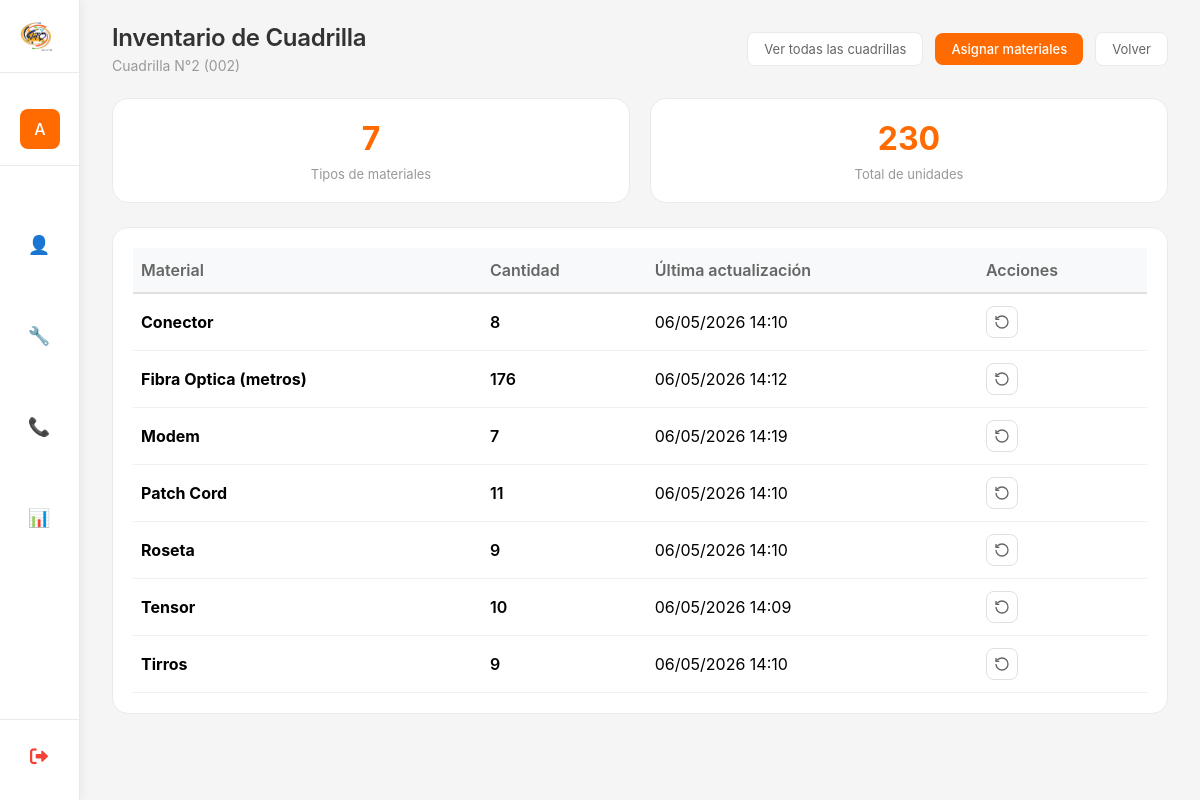
Screenshot of /inventario/cuadrilla/4/ (signed in) with the database file from the repository.
### myapp/models.py (models this page shows, shortened)
class Cuadrilla(models.Model):
    class EstadoCuadrilla(models.TextChoices):
        DISPONIBLE = 'DISPONIBLE', 'Disponible'
        OCUPADO = 'OCUPADO', 'Ocupado'
        EN_DESCANSO = 'DESCANSO', 'En Descanso'
        INACTIVO = 'INACTIVO', 'Inactivo'
    nombre = models.CharField(
        max_length=100,
        unique=True,
        verbose_name="Nombre de la Cuadrilla"
    )
    codigo = models.CharField(
        max_length=20,
        unique=True,
        verbose_name="Código de Cuadrilla",
        help_text="Ej: C001, INST-001"
    )
    instaladores = models.ManyToManyField(
        'PerfilUsuario',
        related_name='cuadrillas',
        verbose_name="Instaladores",
        blank=True
    )
    estado = models.CharField(
        max_length=20,
        choices=EstadoCuadrilla.choices,
        default=EstadoCuadrilla.DISPONIBLE,
        verbose_name="Estado de la Cuadrilla",
        db_index=True
    )
    fecha_creacion = models.DateTimeField(
        auto_now_add=True,
        verbose_name="Fecha de creación"
    )
    fecha_actualizacion = models.DateTimeField(
        auto_now=True,
        verbose_name="Última actualización"
    )
    creado_por = models.ForeignKey(
        User,
        on_delete=models.SET_NULL,
        null=True,
        blank=True,
        related_name='cuadrillas_creadas',
        verbose_name="Creado por"
    )
    activo = models.BooleanField(
        default=True,
        verbose_name="Activo"
    )
    class Meta:
        verbose_name = "Cuadrilla"
        verbose_name_plural = "Cuadrillas"
        ordering = ['nombre']
        indexes = [
            models.Index(fields=['estado']),
            models.Index(fields=['activo']),
            models.Index(fields=['codigo']),
        ]

class InventarioCuadrilla(models.Model):
    cuadrilla = models.ForeignKey(
        Cuadrilla,
        on_delete=models.CASCADE,
        related_name='inventario',
        verbose_name="Cuadrilla"
    )
    material = models.ForeignKey(
        Material,
        on_delete=models.PROTECT,
        related_name='inventario_cuadrillas',
        verbose_name="Material"
    )
    cantidad = models.PositiveIntegerField(default=0, verbose_name="Cantidad en cuadrilla")
    ultima_actualizacion = models.DateTimeField(auto_now=True)
    class Meta:
        verbose_name = "Inventario de Cuadrilla"
        verbose_name_plural = "Inventarios de Cuadrillas"
        unique_together = ['cuadrilla', 'material']

class Material(models.Model):
    nombre = models.CharField(max_length=50, unique=True, verbose_name="Nombre del material")
    activo = models.BooleanField(default=True, verbose_name="Activo")
    fecha_creacion = models.DateTimeField(auto_now_add=True)
    class Meta:
        verbose_name = "Material"
        verbose_name_plural = "Materiales"
        ordering = ['nombre']

### myapp/views_inventario.py (the view)
# urls.py: path('inventario/cuadrilla/<int:cuadrilla_id>/', inventario_cuadrilla_detalle, name='inventario_cuadrilla_detalle'),
@login_required
@staff_member_required
def inventario_cuadrilla_detalle(request, cuadrilla_id):
    es_admin = request.user.is_superuser or request.user.groups.filter(name='Administrador').exists()
    if not es_admin:
        messages.error(request, 'No tienes permisos para acceder a esta página.')
        return redirect('dashboard')
    cuadrilla = get_object_or_404(Cuadrilla, id=cuadrilla_id, activo=True)
    inventario_cuadrilla = InventarioCuadrilla.objects.filter(
        cuadrilla=cuadrilla
    ).select_related('material').order_by('material__nombre')
    total_materiales = inventario_cuadrilla.count()
    total_unidades = sum(item.cantidad for item in inventario_cuadrilla)
    context = {
        'cuadrilla': cuadrilla,
        'inventario': inventario_cuadrilla,
        'total_materiales': total_materiales,
        'total_unidades': total_unidades,
    }
    return render(request, 'Inventario/inventario_cuadrilla_detalle.html', context)

### myapp/context_processors.py (called while the page is built)
def zona_horaria_venezuela(request):
    timezone.activate(pytz.timezone('America/Caracas'))
    return {}

### myapp/templates/Inventario/inventario_cuadrilla_detalle.html (shortened to what this page needs)
{% extends 'Inicio_De_Sesion/base.html' %}
{% load static %}
{% block page_title %}Inventario de Cuadrilla{% endblock %}
{% block page_subtitle %}{{ cuadrilla.nombre }} ({{ cuadrilla.codigo }}){% endblock %}
{% block header_actions %}
<a href="{% url 'inventario_todas_cuadrillas' %}" class="btn-secondary">
    Ver todas las cuadrillas
</a>
<a href="{% url 'inventario_asignar_cuadrilla' %}" class="btn-primary">
    Asignar materiales
</a>
<a href="{% url 'inventario_global_lista' %}" class="btn-secondary">
    Volver
</a>
{% endblock %}
{% block content %}
<div class="stats-inventario">
    <div class="stat-card">
        <span class="stat-number">{{ total_materiales }}</span>
        <span class="stat-label">Tipos de materiales</span>
    </div>
    <div class="stat-card">
        <span class="stat-number">{{ total_unidades }}</span>
        <span class="stat-label">Total de unidades</span>
    </div>
</div>
<div class="table-container">
    <table class="table">
        <thead>
            <tr>
                <th>Material</th>
                <th>Cantidad</th>
                <th>Última actualización</th>
                <th>Acciones</th>
            </thead>
        <tbody>
            {% for item in inventario %}
            <tr>
                <td><strong>{{ item.material.nombre }}</strong></td>
                <td><span class="cantidad">{{ item.cantidad }}</span></td>
                <td>{{ item.ultima_actualizacion|date:"d/m/Y H:i" }}</td>
                <td>
                    <a href="{% url 'inventario_devolver_cuadrilla' item.id %}" class="btn-icon" title="Devolver material">
                        <svg width="16" height="16" viewBox="0 0 24 24" fill="none" stroke="currentColor" stroke-width="2">
                            <path d="M3 12a9 9 0 1 0 9-9 9.75 9.75 0 0 0-6.74 2.74L3 8"/>
                            <path d="M3 3v5h5"/>
                        </svg>
                    </a>
                </td>
            </tr>
            {% endfor %}
        </tbody>
    </table>
</div>
{% endblock %}

### myapp/templates/Inicio_De_Sesion/base.html (shortened to what this page needs)
{% load static %}
<!DOCTYPE html>
<html lang="es">
<head>
    <link rel="stylesheet" href="https://cdnjs.cloudflare.com/ajax/libs/font-awesome/6.0.0/css/all.min.css">
</head>
<body>
    <div class="dashboard">
        <div class="sidebar" id="sidebar">
            <div class="logo-area" onclick="window.location.href='{% url 'dashboard' %}'">
                <img src="{% static 'cd.png' %}" alt="VTC" class="logo">
            </div>
            <div class="user-info">
                <div class="user-avatar">
                    {{ user.username|first|upper }}
                </div>
            </div>
            <div class="menu">
                {% if user.groups.all.0.name != 'Call Center' %}
                <div class="menu-item" onclick="toggleSubmenu(this, 'vendedorSubmenu')">
                    <span class="menu-icon">👤</span>
                </div>
                {% endif %}
                {% if user.groups.all.0.name == 'Instalador' or user.groups.all.0.name == 'Administrador' or user.is_superuser %}
                <div class="menu-item" onclick="toggleSubmenu(this, 'instaladorSubmenu')">
                    <span class="menu-icon">🔧</span>
                </div>
                {% endif %}
                {% if user.is_superuser or user.groups.all.0.name == 'Administrador' or user.groups.all.0.name == 'Call Center' %}
                <div class="menu-item" onclick="toggleSubmenu(this, 'callcenterSubmenu')">
                    <span class="menu-icon">📞</span>
                </div>
                {% endif %}
                {% if user.is_superuser or user.groups.all.0.name == 'Administrador' or user.groups.all.0.name == 'Supervisor' %}
                <div class="menu-item" onclick="window.location.href='{% url 'panel_administrativo' %}'">
                    <span class="menu-icon">📊</span>
                </div>
                {% endif %}
            </div>
            <div class="sidebar-footer">
                <a href="{% url 'logout' %}" class="logout-sidebar" onclick="return confirm('¿Estás seguro que deseas cerrar sesión?')">
                    <i class="fas fa-sign-out-alt"></i>
                </a>
            </div>
        </div>
        <div class="main-content" id="mainContent">
            <div class="content-header">
                <div class="page-title">
                    <h1>{% block page_title %}Dashboard{% endblock %}</h1>
                    <p>{% block page_subtitle %}{{ current_date|default:"11 mar 2026" }} · Bienvenido de vuelta{% endblock %}</p>
                </div>
                <div class="header-actions">
                    {% block header_actions %}{% endblock %}
                </div>
            </div>
            {% block content %}{% endblock %}
        </div>
    </div>
</body>
</html>

### myapp/templates/Inicio_De_Sesion/base.html (style rules this page uses)
* { margin: 0; padding: 0; box-sizing: border-box; font-family: 'Inter', -apple-system, BlinkMacSystemFont, sans-serif; }
:root { --orange: #ff6b00; --orange-light: #fff2e6; --gray-bg: #f5f5f5; --gray-border: #eaeaea; --gray-text: #999; --dark-text: #333; --sidebar-width: 80px; --sidebar-expanded: 250px; --transition: all 0.3s cubic-bezier(0.4, 0, 0.2, 1); }
html, body { margin: 0; padding: 0; height: 100%; width: 100%; background: var(--gray-bg); overflow: hidden; position: relative; }
.dashboard { display: flex; min-height: 100vh; position: relative; height: 100%; }
.sidebar { background-color: #ffffff; color: #1f2937; width: var(--sidebar-width); position: fixed; top: 0; left: 0; height: 100%; overflow-y: auto; overflow-x: hidden; transition: var(--transition); z-index: 1000; display: flex; flex-direction: column; box-shadow: 2px 0 10px rgba(0, 0, 0, 0.05); border-right: 1px solid var(--gray-border); }
.logo-area { padding: 20px; display: flex; align-items: center; gap: 12px; width: 100%; border-bottom: 1px solid var(--gray-border); margin-bottom: 20px; cursor: pointer; transition: var(--transition); }
.logo { width: 32px; height: 32px; object-fit: contain; transition: var(--transition); flex-shrink: 0; }
.user-info { padding: 16px 20px; display: flex; align-items: center; gap: 12px; width: 100%; border-bottom: 1px solid var(--gray-border); margin-bottom: 1rem; }
.user-avatar { min-width: 40px; width: 40px; height: 40px; background: var(--orange); border-radius: 8px; display: flex; align-items: center; justify-content: center; color: white; font-weight: 500; font-size: 16px; flex-shrink: 0; transition: var(--transition); }
.menu { flex: 1; display: flex; flex-direction: column; gap: 4px; padding: 0 12px; }
.menu-item { padding: 10px 12px; display: flex; align-items: center; gap: 12px; width: 100%; cursor: pointer; transition: var(--transition); color: #666; font-size: 14px; position: relative; border-radius: 8px; }
.menu-icon { font-size: 18px; min-width: 30px; text-align: center; color: #999; flex-shrink: 0; transition: var(--transition); }
.sidebar-footer { margin-top: auto; padding: 16px 12px 24px 12px; border-top: 1px solid var(--gray-border); }
.logout-sidebar { display: flex; align-items: center; gap: 12px; padding: 10px 12px; width: 100%; color: #f44336; text-decoration: none; transition: var(--transition); border-radius: 8px; font-weight: 500; }
.logout-sidebar i { font-size: 18px; min-width: 30px; text-align: center; color: #f44336; }
.main-content { margin-left: var(--sidebar-width); transition: margin-left 0.3s cubic-bezier(0.4, 0, 0.2, 1); background: var(--gray-bg); height: 100%; width: calc(100% - var(--sidebar-width)); overflow-y: auto; overflow-x: hidden; padding: 24px 32px; position: relative; }
.content-header { display: flex; justify-content: space-between; align-items: center; margin-bottom: 24px; flex-wrap: wrap; gap: 16px; }
.page-title h1 { font-size: 24px; font-weight: 600; color: var(--dark-text); letter-spacing: -0.3px; line-height: 1.2; }
.page-title p { color: var(--gray-text); font-size: 14px; margin-top: 4px; }
.header-actions { display: flex; gap: 12px; align-items: center; flex-wrap: wrap; }

### rows the page displays
Cuadrilla: nombre "Cuadrilla N°2", codigo "002"
InventarioCuadrilla: material.nombre "Conector", cantidad "8", ultima_actualizacion "06/05/2026 14:10"
InventarioCuadrilla: material.nombre "Fibra Optica (metros)", cantidad "176", ultima_actualizacion "06/05/2026 14:12"
InventarioCuadrilla: material.nombre "Modem", cantidad "7", ultima_actualizacion "06/05/2026 14:19"
InventarioCuadrilla: material.nombre "Patch Cord", cantidad "11", ultima_actualizacion "06/05/2026 14:10"
InventarioCuadrilla: material.nombre "Roseta", cantidad "9", ultima_actualizacion "06/05/2026 14:10"
InventarioCuadrilla: material.nombre "Tensor", cantidad "10", ultima_actualizacion "06/05/2026 14:09"
InventarioCuadrilla: material.nombre "Tirros", cantidad "9", ultima_actualizacion "06/05/2026 14:10"

### other values shown
{{ user.username|first|upper }} "A"
{{ total_materiales }} "7"
{{ total_unidades }} "230"
